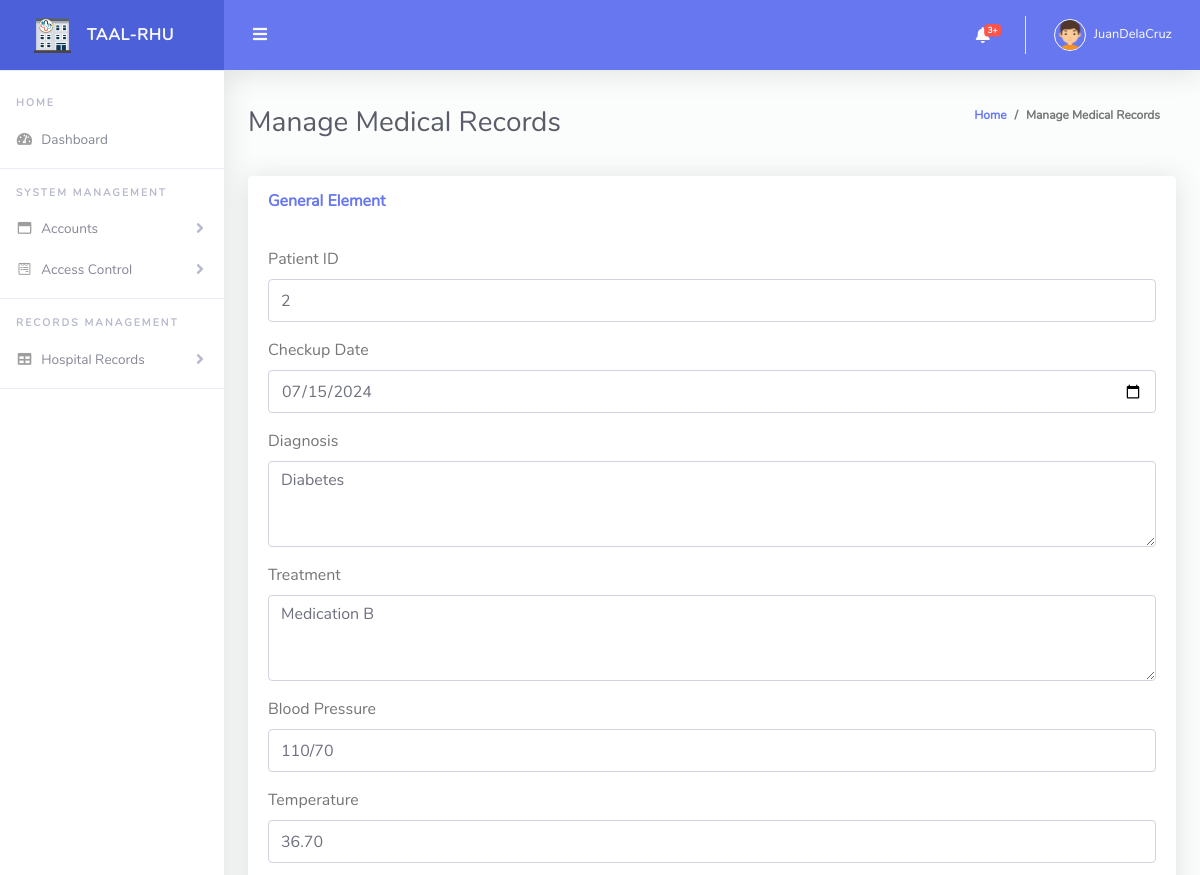
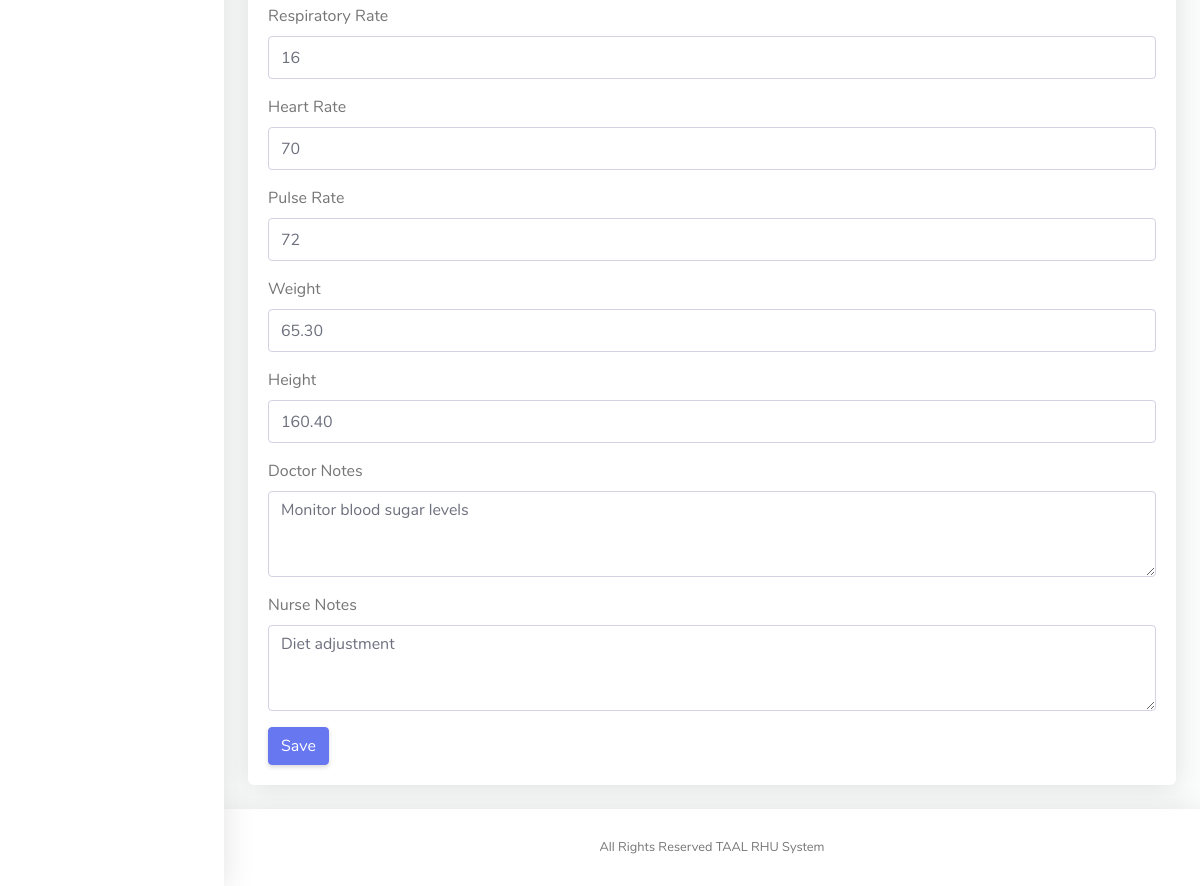
Page /admin/edit_mrecords.php?record_id=2 (signed in) on the committed database (2 pictures, top to bottom).
### tables this page shows
CREATE TABLE `medical_records` (
  `record_id` int(11) NOT NULL,
  `patient_id` int(11) DEFAULT NULL,
  `checkup_date` date DEFAULT NULL,
  `diagnosis` text DEFAULT NULL,
  `treatment` text DEFAULT NULL,
  `bp` varchar(10) DEFAULT NULL,
  `temperature` decimal(4,2) DEFAULT NULL,
  `rr` int(11) DEFAULT NULL,
  `hr` int(11) DEFAULT NULL,
  `pr` int(11) DEFAULT NULL,
  `weight` decimal(5,2) DEFAULT NULL,
  `height` decimal(5,2) DEFAULT NULL,
  `doctor_notes` text DEFAULT NULL,
  `nurse_notes` text DEFAULT NULL
);

### admin/edit_mrecords.php (the view, shortened to what this page needs)
<!DOCTYPE html>
<?php include("../model/conn.php"); ?>
<html lang="en">
<head>
  <link href="vendor/fontawesome-free/css/all.min.css" rel="stylesheet" type="text/css">
  <link href="vendor/bootstrap/css/bootstrap.min.css" rel="stylesheet" type="text/css">
  <link href="css/ruang-admin.min.css" rel="stylesheet">
</head>
<body id="page-top">
  <div id="wrapper">
    <?php include("./nav.php");
    $record_id = isset($_GET['record_id']) ? $_GET['record_id'] : '';
    if ($record_id) {
        $stmt = $conn->prepare("SELECT * FROM medical_records WHERE record_id = ?");
        $stmt->bind_param("i", $record_id);
        $stmt->execute();
        $result = $stmt->get_result();
        if ($row = $result->fetch_assoc()) {
            extract($row);
        }
    }
    ?>
        <div class="container-fluid" id="container-wrapper">
          <div class="d-sm-flex align-items-center justify-content-between mb-4">
            <h1 class="h3 mb-0 text-gray-800">Manage Medical Records</h1>
            <ol class="breadcrumb">
              <li class="breadcrumb-item"><a href="./">Home</a></li>
              <li class="breadcrumb-item" aria-current="page">Manage Medical Records</li>
            </ol>
          </div>
          <div class="row">
            <div class="col-lg-12">
              <div class="card mb-4">
                <div class="card-header py-3 d-flex flex-row align-items-center justify-content-between">
                  <h6 class="m-0 font-weight-bold text-primary">General Element</h6>
                </div>
                <div class="card-body">
                <form method="post">
        <div class="form-group">
            <label for="patient_id">Patient ID</label>
            <input type="text" class="form-control" id="patient_id" name="patient_id" value="<?php echo isset($patient_id) ? htmlspecialchars($patient_id) : ''; ?>" required>
        </div>
        <div class="form-group">
            <label for="checkup_date">Checkup Date</label>
            <input type="date" class="form-control" id="checkup_date" name="checkup_date" value="<?php echo isset($checkup_date) ? htmlspecialchars($checkup_date) : ''; ?>" required>
        </div>
        <div class="form-group">
            <label for="diagnosis">Diagnosis</label>
            <textarea class="form-control" id="diagnosis" name="diagnosis" rows="3" required><?php echo isset($diagnosis) ? htmlspecialchars($diagnosis) : ''; ?></textarea>
        </div>
        <div class="form-group">
            <label for="treatment">Treatment</label>
            <textarea class="form-control" id="treatment" name="treatment" rows="3" required><?php echo isset($treatment) ? htmlspecialchars($treatment) : ''; ?></textarea>
        </div>
        <div class="form-group">
            <label for="bp">Blood Pressure</label>
            <input type="text" class="form-control" id="bp" name="bp" value="<?php echo isset($bp) ? htmlspecialchars($bp) : ''; ?>" required>
        </div>
        <div class="form-group">
            <label for="temperature">Temperature</label>
            <input type="number" step="0.01" class="form-control" id="temperature" name="temperature" value="<?php echo isset($temperature) ? htmlspecialchars($temperature) : ''; ?>" required>
        </div>
        <div class="form-group">
            <label for="rr">Respiratory Rate</label>
            <input type="number" class="form-control" id="rr" name="rr" value="<?php echo isset($rr) ? htmlspecialchars($rr) : ''; ?>" required>
        </div>
        <div class="form-group">
            <label for="hr">Heart Rate</label>
            <input type="number" class="form-control" id="hr" name="hr" value="<?php echo isset($hr) ? htmlspecialchars($hr) : ''; ?>" required>
        </div>
        <div class="form-group">
            <label for="pr">Pulse Rate</label>
            <input type="number" class="form-control" id="pr" name="pr" value="<?php echo isset($pr) ? htmlspecialchars($pr) : ''; ?>" required>
        </div>
        <div class="form-group">
            <label for="weight">Weight</label>
            <input type="number" step="0.01" class="form-control" id="weight" name="weight" value="<?php echo isset($weight) ? htmlspecialchars($weight) : ''; ?>" required>
        </div>
        <div class="form-group">
            <label for="height">Height</label>
            <input type="number" step="0.01" class="form-control" id="height" name="height" value="<?php echo isset($height) ? htmlspecialchars($height) : ''; ?>" required>
        </div>
        <div class="form-group">
            <label for="doctor_notes">Doctor Notes</label>
            <textarea class="form-control" id="doctor_notes" name="doctor_notes" rows="3"><?php echo isset($doctor_notes) ? htmlspecialchars($doctor_notes) : ''; ?></textarea>
        </div>
        <div class="form-group">
            <label for="nurse_notes">Nurse Notes</label>
            <textarea class="form-control" id="nurse_notes" name="nurse_notes" rows="3"><?php echo isset($nurse_notes) ? htmlspecialchars($nurse_notes) : ''; ?></textarea>
        </div>
        <button type="submit" class="btn btn-primary">Save</button>
    </form>
                </div>
              </div>
            </div>
          </div>
        </div>
      </div>
       <?php include("./footer.php"); ?>
    </div>
  </div>
</body>
</html>

### rows in the picture
medical_records: patient_id "2", checkup_date "07/15/2024", diagnosis "Diabetes", treatment "Medication B", bp "110/70", temperature "36.70", rr "16", hr "70", pr "72", weight "65.30", height "160.40", doctor_notes "Monitor blood sugar levels", nurse_notes "Diet adjustment"

### other values in the picture
$row['count'] "3"
$_SESSION['username'] "JuanDelaCruz"
